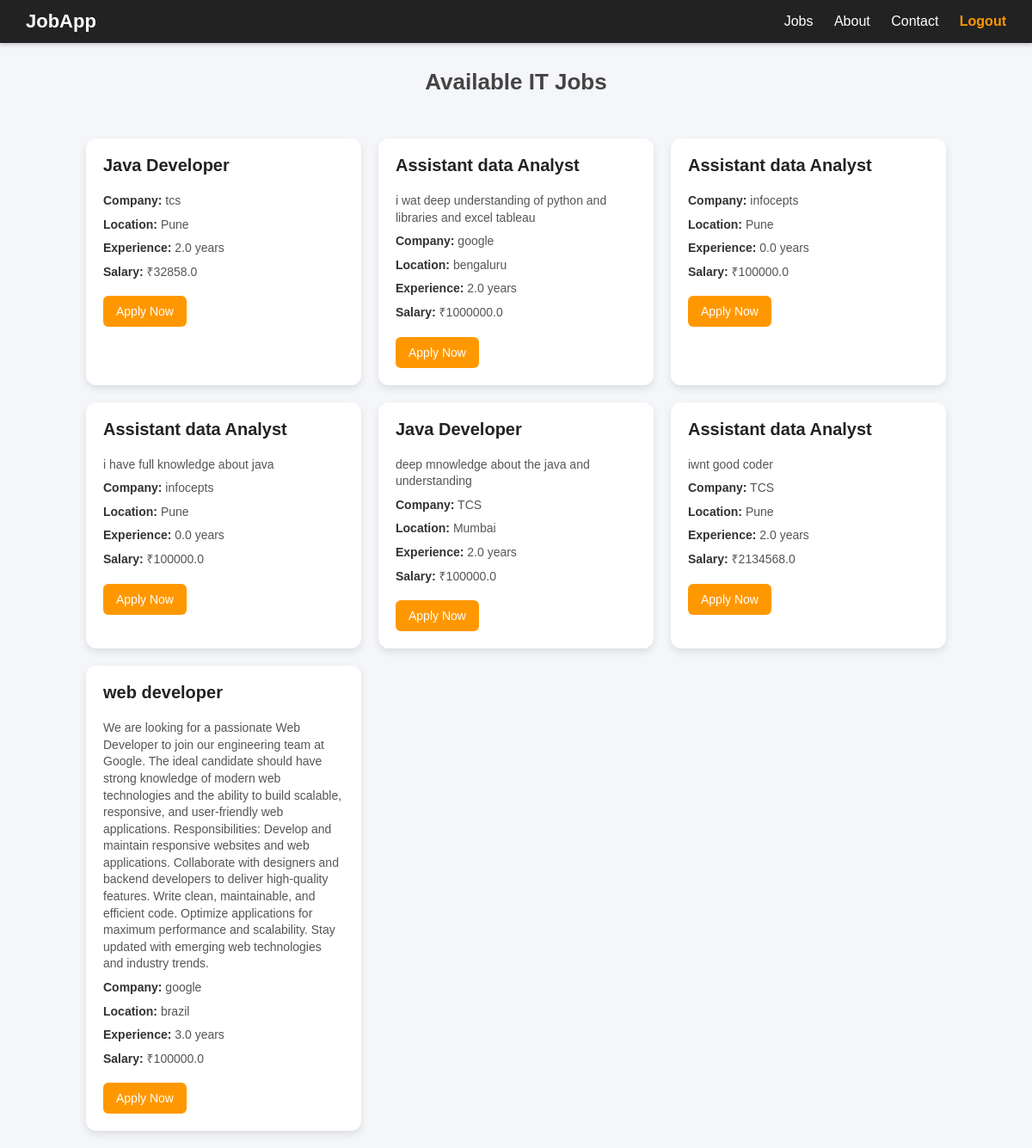
Page /user-it-jobs/ (signed in) on the committed database.
### jobapp/models.py (models this page shows, shortened)
class Itjobs(models.Model):
    Company_name=models.CharField(max_length=100)
    Job_title=models.CharField(max_length=100)
    Job_location=models.CharField(max_length=100)
    Experience=models.FloatField()
    Salary=models.FloatField()
    Job_description=models.TextField(blank=True, null= True)
    posted_by = models.ForeignKey(settings.AUTH_USER_MODEL, on_delete=models.CASCADE,null=True,blank=True,default=None)  # Recruiter who posted
    created_at = models.DateTimeField(default=timezone.now)

### userapp/views.py (the view)
# urls.py: path("user-it-jobs/",userlist_it_jobs,name='user-it-jobs'),
@login_required
def  userlist_it_jobs(request):
    context={
        "data":Itjobs.objects.all()
        }
    return render(request,'userapp/list_it_jobs.html',context)

### userapp/templates/userapp/list_it_jobs.html (shortened to what this page needs)
<!DOCTYPE html>
<html lang="en">
<head>
</head>
<body>
  <div class="navbar">
    <a href="{% url 'home' %}" class="logo">JobApp</a>
    <div class="nav-links">
      <a href="#">Jobs</a>
      <a href="{% url 'about' %}">About</a>
      <a href="{% url 'contact' %}">Contact</a>
      <a href="{% url 'logout' %}" style="color:#ff9800; font-weight:bold;">Logout</a>
    </div>
  </div>
  <h2>Available IT Jobs</h2>
  <div class="jobs-container">
    {% for x in data %}
    <div class="job-card">
      <h3>{{x.Job_title}}</h3>
      <p>{{x.Job_description}}</p>
      <p><b>Company:</b> {{x.Company_name}}</p>
      <p><b>Location:</b> {{x.Job_location}}</p>
      <p><b>Experience:</b> {{x.Experience}} years</p>
      <p><b>Salary:</b> ₹{{x.Salary}}</p>
      <a href="{% url 'apply_job' 'it' x.id %}" class="apply-btn">Apply Now</a>
    </div>
    {% empty %}
    <p class="no-jobs">🚀 No IT Jobs Available Right Now. Check back later!</p>
    {% endfor %}
  </div>
</body>
</html>

### userapp/templates/userapp/list_it_jobs.html (style rules this page uses)
body { margin: 0; font-family: 'Poppins', sans-serif; background: #f4f6f9; color: #333; }
.navbar { background: #222; color: white; display: flex; justify-content: space-between; align-items: center; padding: 12px 30px; box-shadow: 0px 2px 5px rgba(0,0,0,0.2); }
.navbar .logo { font-size: 22px; font-weight: bold; text-decoration: none; color: #fff; }
.navbar .nav-links a { color: white; text-decoration: none; margin-left: 20px; font-size: 16px; transition: 0.3s; }
h2 { text-align: center; margin: 30px 0; font-size: 26px; color: #444; }
.jobs-container { max-width: 1000px; margin: auto; display: grid; grid-template-columns: repeat(auto-fit, minmax(280px, 1fr)); gap: 20px; padding: 20px; }
.job-card { background: white; border-radius: 12px; padding: 20px; box-shadow: 0px 4px 10px rgba(0,0,0,0.1); transition: 0.3s; }
.job-card h3 { margin-top: 0; color: #222; font-size: 20px; }
.job-card p { margin: 8px 0; font-size: 14px; line-height: 1.4; color: #555; }
.job-card b { color: #333; }
.apply-btn { display: inline-block; margin-top: 10px; padding: 10px 15px; background: #ff9800; color: white; border-radius: 6px; text-decoration: none; font-size: 14px; transition: 0.3s; }

### rows in the picture
Itjobs: Job_title "Java Developer", Company_name "tcs", Job_location "Pune", Experience "2.0", Salary "32858.0"
Itjobs: Job_title "Assistant data Analyst", Job_description "i wat deep understanding of python and libraries and excel tableau", Company_name "google", Job_location "bengaluru", Experience "2.0", Salary "1000000.0"
Itjobs: Job_title "Assistant data Analyst", Company_name "infocepts", Job_location "Pune", Experience "0.0", Salary "100000.0"
Itjobs: Job_title "Assistant data Analyst", Job_description "i have full knowledge about java", Company_name "infocepts", Job_location "Pune", Experience "0.0", Salary "100000.0"
Itjobs: Job_title "Java Developer", Job_description "deep mnowledge about the java and understanding", Company_name "TCS", Job_location "Mumbai", Experience "2.0", Salary "100000.0"
Itjobs: Job_title "Assistant data Analyst", Job_description "iwnt good coder", Company_name "TCS", Job_location "Pune", Experience "2.0", Salary "2134568.0"
Itjobs: Job_title "web developer", Job_description "We are looking for a passionate Web Developer to join our engineering team at Google. The ideal candidate should have strong knowledge of modern web technologies and the ability to build scalable, responsive, and user-friendly web applications. Responsibilities: Develop and maintain responsive websites and web applications. Collaborate with designers and backend developers to deliver high-quality features. Write clean, maintainable, and efficient code. Optimize applications for maximum performance and scalability. Stay updated with emerging web technologies and industry trends.", Company_name "google", Job_location "brazil", Experience "3.0", Salary "100000.0"
